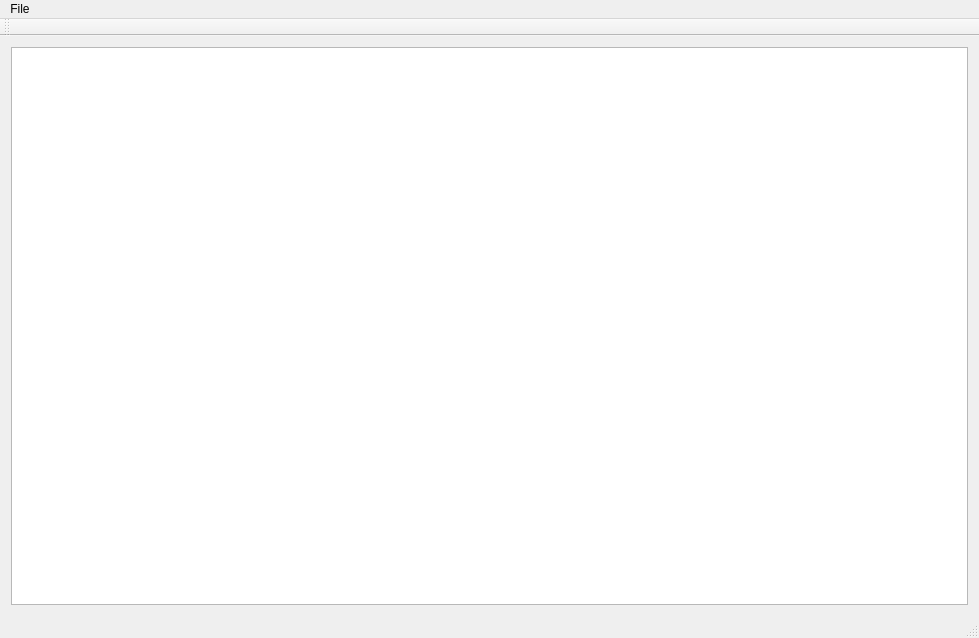
<?xml version="1.0" encoding="UTF-8"?>
<ui version="4.0">
 <class>TsunamiEvacModel</class>
 <widget class="QMainWindow" name="TsunamiEvacModel">
  <property name="geometry">
   <rect>
    <x>0</x>
    <y>0</y>
    <width>979</width>
    <height>638</height>
   </rect>
  </property>
  <property name="windowTitle">
   <string>TsunamiEvacModel</string>
  </property>
  <widget class="QWidget" name="centralWidget">
   <layout class="QVBoxLayout" name="verticalLayout">
    <item>
     <widget class="QTextBrowser" name="textBrowser"/>
    </item>
   </layout>
  </widget>
  <widget class="QMenuBar" name="menuBar">
   <property name="geometry">
    <rect>
     <x>0</x>
     <y>0</y>
     <width>979</width>
     <height>19</height>
    </rect>
   </property>
   <widget class="QMenu" name="menuFile">
    <property name="title">
     <string>File</string>
    </property>
    <addaction name="actionLoad_cost_grid"/>
   </widget>
   <addaction name="menuFile"/>
  </widget>
  <widget class="QToolBar" name="mainToolBar">
   <attribute name="toolBarArea">
    <enum>TopToolBarArea</enum>
   </attribute>
   <attribute name="toolBarBreak">
    <bool>false</bool>
   </attribute>
  </widget>
  <widget class="QStatusBar" name="statusBar"/>
  <action name="actionLoad_cost_grid">
   <property name="text">
    <string>Load cost grid</string>
   </property>
  </action>
 </widget>
 <layoutdefault spacing="6" margin="11"/>
 <resources/>
 <connections/>
</ui>
